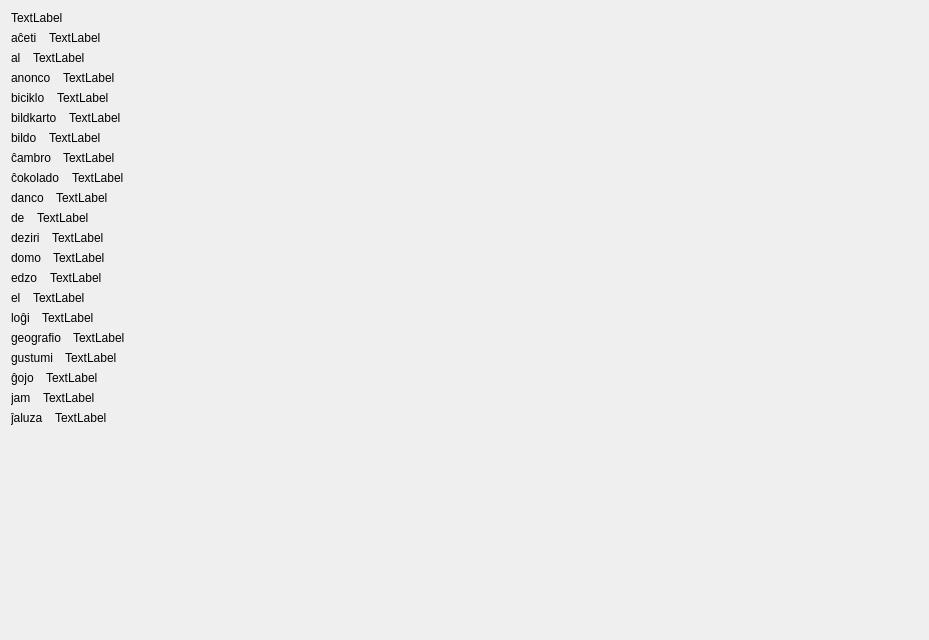
         <widget class="QWidget" name="scrollAreaWidgetContents_6">
          <property name="geometry">
           <rect>
            <x>0</x>
            <y>0</y>
            <width>929</width>
            <height>640</height>
           </rect>
          </property>
          <layout class="QVBoxLayout" name="verticalLayout_9">
           <item>
            <widget class="titolo" name="Lec05_Label18">
             <property name="sizePolicy">
              <sizepolicy hsizetype="Preferred" vsizetype="Maximum">
               <horstretch>0</horstretch>
               <verstretch>0</verstretch>
              </sizepolicy>
             </property>
             <property name="text">
              <string>TextLabel</string>
             </property>
            </widget>
           </item>
           <item>
            <layout class="QVBoxLayout" name="verticalLayout_7">
             <item>
              <layout class="QHBoxLayout" name="horizontalLayout">
               <property name="spacing">
                <number>12</number>
               </property>
               <item>
                <widget class="klakbutono_nova" name="Lec05_Button410">
                 <property name="text">
                  <string>aĉeti</string>
                 </property>
                </widget>
               </item>
               <item>
                <widget class="QLabel" name="Lec05_Label337">
                 <property name="sizePolicy">
                  <sizepolicy hsizetype="Expanding" vsizetype="Preferred">
                   <horstretch>0</horstretch>
                   <verstretch>0</verstretch>
                  </sizepolicy>
                 </property>
                 <property name="text">
                  <string>TextLabel</string>
                 </property>
                 <property name="wordWrap">
                  <bool>true</bool>
                 </property>
                </widget>
               </item>
              </layout>
             </item>
             <item>
              <layout class="QHBoxLayout" name="horizontalLayout_2">
               <property name="spacing">
                <number>12</number>
               </property>
               <item>
                <widget class="klakbutono_nova" name="Lec05_Button411">
                 <property name="text">
                  <string>al</string>
                 </property>
                </widget>
               </item>
               <item>
                <widget class="QLabel" name="Lec05_Label338">
                 <property name="sizePolicy">
                  <sizepolicy hsizetype="Expanding" vsizetype="Preferred">
                   <horstretch>0</horstretch>
                   <verstretch>0</verstretch>
                  </sizepolicy>
                 </property>
                 <property name="text">
                  <string>TextLabel</string>
                 </property>
                 <property name="wordWrap">
                  <bool>true</bool>
                 </property>
                </widget>
               </item>
              </layout>
             </item>
             <item>
              <layout class="QHBoxLayout" name="horizontalLayout_3">
               <property name="spacing">
                <number>12</number>
               </property>
               <item>
                <widget class="klakbutono_nova" name="Lec05_Button412">
                 <property name="text">
                  <string>anonco</string>
                 </property>
                </widget>
               </item>
               <item>
                <widget class="QLabel" name="Lec05_Label339">
                 <property name="sizePolicy">
                  <sizepolicy hsizetype="Expanding" vsizetype="Preferred">
                   <horstretch>0</horstretch>
                   <verstretch>0</verstretch>
                  </sizepolicy>
                 </property>
                 <property name="text">
                  <string>TextLabel</string>
                 </property>
                 <property name="wordWrap">
                  <bool>true</bool>
                 </property>
                </widget>
               </item>
              </layout>
             </item>
             <item>
              <layout class="QHBoxLayout" name="horizontalLayout_4">
               <property name="spacing">
                <number>12</number>
               </property>
               <item>
                <widget class="klakbutono_nova" name="Lec05_Button413">
                 <property name="text">
                  <string>biciklo</string>
                 </property>
                </widget>
               </item>
               <item>
                <widget class="QLabel" name="Lec05_Label340">
                 <property name="sizePolicy">
                  <sizepolicy hsizetype="Expanding" vsizetype="Preferred">
                   <horstretch>0</horstretch>
                   <verstretch>0</verstretch>
                  </sizepolicy>
                 </property>
                 <property name="text">
                  <string>TextLabel</string>
                 </property>
                 <property name="wordWrap">
                  <bool>true</bool>
                 </property>
                </widget>
               </item>
              </layout>
             </item>
             <item>
              <layout class="QHBoxLayout" name="horizontalLayout_5">
               <property name="spacing">
                <number>12</number>
               </property>
               <item>
                <widget class="klakbutono_nova" name="Lec05_Button414">
                 <property name="text">
                  <string>bildkarto</string>
                 </property>
                </widget>
               </item>
               <item>
                <widget class="QLabel" name="Lec05_Label341">
                 <property name="sizePolicy">
                  <sizepolicy hsizetype="Expanding" vsizetype="Preferred">
                   <horstretch>0</horstretch>
                   <verstretch>0</verstretch>
                  </sizepolicy>
                 </property>
                 <property name="text">
                  <string>TextLabel</string>
                 </property>
                 <property name="wordWrap">
                  <bool>true</bool>
                 </property>
                </widget>
               </item>
              </layout>
             </item>
             <item>
              <layout class="QHBoxLayout" name="horizontalLayout_6">
               <property name="spacing">
                <number>12</number>
               </property>
               <item>
                <widget class="klakbutono_nova" name="Lec05_Button415">
                 <property name="text">
                  <string>bildo</string>
                 </property>
                </widget>
               </item>
               <item>
                <widget class="QLabel" name="Lec05_Label342">
                 <property name="sizePolicy">
                  <sizepolicy hsizetype="Expanding" vsizetype="Preferred">
                   <horstretch>0</horstretch>
                   <verstretch>0</verstretch>
                  </sizepolicy>
                 </property>
                 <property name="text">
                  <string>TextLabel</string>
                 </property>
                 <property name="wordWrap">
                  <bool>true</bool>
                 </property>
                </widget>
               </item>
              </layout>
             </item>
             <item>
              <layout class="QHBoxLayout" name="horizontalLayout_7">
               <property name="spacing">
                <number>12</number>
               </property>
               <item>
                <widget class="klakbutono_nova" name="Lec05_Button416">
                 <property name="text">
                  <string>ĉambro</string>
                 </property>
                </widget>
               </item>
               <item>
                <widget class="QLabel" name="Lec05_Label343">
                 <property name="sizePolicy">
                  <sizepolicy hsizetype="Expanding" vsizetype="Preferred">
                   <horstretch>0</horstretch>
                   <verstretch>0</verstretch>
                  </sizepolicy>
                 </property>
                 <property name="text">
                  <string>TextLabel</string>
                 </property>
                 <property name="wordWrap">
                  <bool>true</bool>
                 </property>
                </widget>
               </item>
              </layout>
             </item>
             <item>
              <layout class="QHBoxLayout" name="horizontalLayout_8">
               <property name="spacing">
                <number>12</number>
               </property>
               <item>
                <widget class="klakbutono_nova" name="Lec05_Button417">
                 <property name="text">
                  <string>ĉokolado</string>
                 </property>
                </widget>
               </item>
               <item>
                <widget class="QLabel" name="Lec05_Label344">
                 <property name="sizePolicy">
                  <sizepolicy hsizetype="Expanding" vsizetype="Preferred">
                   <horstretch>0</horstretch>
                   <verstretch>0</verstretch>
                  </sizepolicy>
                 </property>
                 <property name="text">
                  <string>TextLabel</string>
                 </property>
                 <property name="wordWrap">
                  <bool>true</bool>
                 </property>
                </widget>
               </item>
              </layout>
             </item>
             <item>
              <layout class="QHBoxLayout" name="horizontalLayout_9">
               <property name="spacing">
                <number>12</number>
               </property>
               <item>
                <widget class="klakbutono_nova" name="Lec05_Button418">
                 <property name="text">
                  <string>danco</string>
                 </property>
                </widget>
               </item>
               <item>
                <widget class="QLabel" name="Lec05_Label345">
                 <property name="sizePolicy">
                  <sizepolicy hsizetype="Expanding" vsizetype="Preferred">
                   <horstretch>0</horstretch>
                   <verstretch>0</verstretch>
                  </sizepolicy>
                 </property>
                 <property name="text">
                  <string>TextLabel</string>
                 </property>
                 <property name="wordWrap">
                  <bool>true</bool>
                 </property>
                </widget>
               </item>
              </layout>
             </item>
             <item>
              <layout class="QHBoxLayout" name="horizontalLayout_10">
               <property name="spacing">
                <number>12</number>
               </property>
               <item>
                <widget class="klakbutono_nova" name="Lec05_Button419">
                 <property name="text">
                  <string>de</string>
                 </property>
                </widget>
               </item>
               <item>
                <widget class="QLabel" name="Lec05_Label346">
                 <property name="sizePolicy">
                  <sizepolicy hsizetype="Expanding" vsizetype="Preferred">
                   <horstretch>0</horstretch>
                   <verstretch>0</verstretch>
                  </sizepolicy>
                 </property>
                 <property name="text">
                  <string>TextLabel</string>
                 </property>
                 <property name="wordWrap">
                  <bool>true</bool>
                 </property>
                </widget>
               </item>
              </layout>
             </item>
            </layout>
           </item>
           <item>
            <layout class="QVBoxLayout" name="verticalLayout_8">
             <item>
              <layout class="QHBoxLayout" name="horizontalLayout_11">
               <property name="spacing">
                <number>12</number>
               </property>
               <item>
                <widget class="klakbutono_nova" name="Lec05_Button420">
                 <property name="text">
                  <string>deziri</string>
                 </property>
                </widget>
               </item>
               <item>
                <widget class="QLabel" name="Lec05_Label347">
                 <property name="sizePolicy">
                  <sizepolicy hsizetype="Expanding" vsizetype="Preferred">
                   <horstretch>0</horstretch>
                   <verstretch>0</verstretch>
                  </sizepolicy>
                 </property>
                 <property name="text">
                  <string>TextLabel</string>
                 </property>
                 <property name="wordWrap">
                  <bool>true</bool>
                 </property>
                </widget>
               </item>
              </layout>
             </item>
             <item>
              <layout class="QHBoxLayout" name="horizontalLayout_12">
               <property name="spacing">
                <number>12</number>
               </property>
               <item>
                <widget class="klakbutono_nova" name="Lec05_Button421">
                 <property name="text">
                  <string>domo</string>
                 </property>
                </widget>
               </item>
               <item>
                <widget class="QLabel" name="Lec05_Label348">
                 <property name="sizePolicy">
                  <sizepolicy hsizetype="Expanding" vsizetype="Preferred">
                   <horstretch>0</horstretch>
                   <verstretch>0</verstretch>
                  </sizepolicy>
                 </property>
                 <property name="text">
                  <string>TextLabel</string>
                 </property>
                 <property name="wordWrap">
                  <bool>true</bool>
                 </property>
                </widget>
               </item>
              </layout>
             </item>
             <item>
              <layout class="QHBoxLayout" name="horizontalLayout_13">
               <property name="spacing">
                <number>12</number>
               </property>
               <item>
                <widget class="klakbutono_nova" name="Lec05_Button422">
                 <property name="text">
                  <string>edzo</string>
                 </property>
                </widget>
               </item>
               <item>
                <widget class="QLabel" name="Lec05_Label349">
                 <property name="sizePolicy">
                  <sizepolicy hsizetype="Expanding" vsizetype="Preferred">
                   <horstretch>0</horstretch>
                   <verstretch>0</verstretch>
                  </sizepolicy>
                 </property>
                 <property name="text">
                  <string>TextLabel</string>
                 </property>
                 <property name="wordWrap">
                  <bool>true</bool>
                 </property>
                </widget>
               </item>
              </layout>
             </item>
             <item>
              <layout class="QHBoxLayout" name="horizontalLayout_14">
               <property name="spacing">
                <number>12</number>
               </property>
               <item>
                <widget class="klakbutono_nova" name="Lec05_Button423">
                 <property name="text">
                  <string>el</string>
                 </property>
                </widget>
               </item>
               <item>
                <widget class="QLabel" name="Lec05_Label350">
                 <property name="sizePolicy">
                  <sizepolicy hsizetype="Expanding" vsizetype="Preferred">
                   <horstretch>0</horstretch>
                   <verstretch>0</verstretch>
                  </sizepolicy>
                 </property>
                 <property name="text">
                  <string>TextLabel</string>
                 </property>
                 <property name="wordWrap">
                  <bool>true</bool>
                 </property>
                </widget>
               </item>
              </layout>
             </item>
             <item>
              <layout class="QHBoxLayout" name="horizontalLayout_15">
               <property name="spacing">
                <number>12</number>
               </property>
               <item>
                <widget class="klakbutono_nova" name="Lec05_Button425">
                 <property name="text">
                  <string>loĝi</string>
                 </property>
                </widget>
               </item>
               <item>
                <widget class="QLabel" name="Lec05_Label352">
                 <property name="sizePolicy">
                  <sizepolicy hsizetype="Expanding" vsizetype="Preferred">
                   <horstretch>0</horstretch>
                   <verstretch>0</verstretch>
                  </sizepolicy>
                 </property>
                 <property name="text">
                  <string>TextLabel</string>
                 </property>
                 <property name="wordWrap">
                  <bool>true</bool>
                 </property>
                </widget>
               </item>
              </layout>
             </item>
             <item>
              <layout class="QHBoxLayout" name="horizontalLayout_16">
               <property name="spacing">
                <number>12</number>
               </property>
               <item>
                <widget class="klakbutono_nova" name="Lec05_Button426">
                 <property name="text">
                  <string>geografio</string>
                 </property>
                </widget>
               </item>
               <item>
                <widget class="QLabel" name="Lec05_Label353">
                 <property name="sizePolicy">
                  <sizepolicy hsizetype="Expanding" vsizetype="Preferred">
                   <horstretch>0</horstretch>
                   <verstretch>0</verstretch>
                  </sizepolicy>
                 </property>
                 <property name="text">
                  <string>TextLabel</string>
                 </property>
                 <property name="wordWrap">
                  <bool>true</bool>
                 </property>
                </widget>
               </item>
              </layout>
             </item>
             <item>
              <layout class="QHBoxLayout" name="horizontalLayout_17">
               <property name="spacing">
                <number>12</number>
               </property>
               <item>
                <widget class="klakbutono_nova" name="Lec05_Button427">
                 <property name="text">
                  <string>gustumi</string>
                 </property>
                </widget>
               </item>
               <item>
                <widget class="QLabel" name="Lec05_Label354">
                 <property name="sizePolicy">
                  <sizepolicy hsizetype="Expanding" vsizetype="Preferred">
                   <horstretch>0</horstretch>
                   <verstretch>0</verstretch>
                  </sizepolicy>
                 </property>
                 <property name="text">
                  <string>TextLabel</string>
                 </property>
                 <property name="wordWrap">
                  <bool>true</bool>
                 </property>
                </widget>
               </item>
              </layout>
             </item>
             <item>
              <layout class="QHBoxLayout" name="horizontalLayout_18">
               <property name="spacing">
                <number>12</number>
               </property>
               <item>
                <widget class="klakbutono_nova" name="Lec05_Button428">
                 <property name="text">
                  <string>ĝojo</string>
                 </property>
                </widget>
               </item>
               <item>
                <widget class="QLabel" name="Lec05_Label355">
                 <property name="sizePolicy">
                  <sizepolicy hsizetype="Expanding" vsizetype="Preferred">
                   <horstretch>0</horstretch>
                   <verstretch>0</verstretch>
                  </sizepolicy>
                 </property>
                 <property name="text">
                  <string>TextLabel</string>
                 </property>
                 <property name="wordWrap">
                  <bool>true</bool>
                 </property>
                </widget>
               </item>
              </layout>
             </item>
             <item>
              <layout class="QHBoxLayout" name="horizontalLayout_19">
               <property name="spacing">
                <number>12</number>
               </property>
               <item>
                <widget class="klakbutono_nova" name="Lec05_Button431">
                 <property name="text">
                  <string>jam</string>
                 </property>
                </widget>
               </item>
               <item>
                <widget class="QLabel" name="Lec05_Label358">
                 <property name="sizePolicy">
                  <sizepolicy hsizetype="Expanding" vsizetype="Preferred">
                   <horstretch>0</horstretch>
                   <verstretch>0</verstretch>
                  </sizepolicy>
                 </property>
                 <property name="text">
                  <string>TextLabel</string>
                 </property>
                 <property name="wordWrap">
                  <bool>true</bool>
                 </property>
                </widget>
               </item>
              </layout>
             </item>
             <item>
              <layout class="QHBoxLayout" name="horizontalLayout_20">
               <property name="spacing">
                <number>12</number>
               </property>
               <item>
                <widget class="klakbutono_nova" name="Lec05_Button432">
                 <property name="text">
                  <string>ĵaluza</string>
                 </property>
                </widget>
               </item>
               <item>
                <widget class="QLabel" name="Lec05_Label359">
                 <property name="sizePolicy">
                  <sizepolicy hsizetype="Expanding" vsizetype="Preferred">
                   <horstretch>0</horstretch>
                   <verstretch>0</verstretch>
                  </sizepolicy>
                 </property>
                 <property name="text">
                  <string>TextLabel</string>
                 </property>
                 <property name="wordWrap">
                  <bool>true</bool>
                 </property>
                </widget>
               </item>
              </layout>
             </item>
            </layout>
           </item>
           <item>
            <spacer name="verticalSpacer_6">
             <property name="orientation">
              <enum>Qt::Vertical</enum>
             </property>
             <property name="sizeHint" stdset="0">
              <size>
               <width>20</width>
               <height>40</height>
              </size>
             </property>
            </spacer>
           </item>
          </layout>
         </widget>
